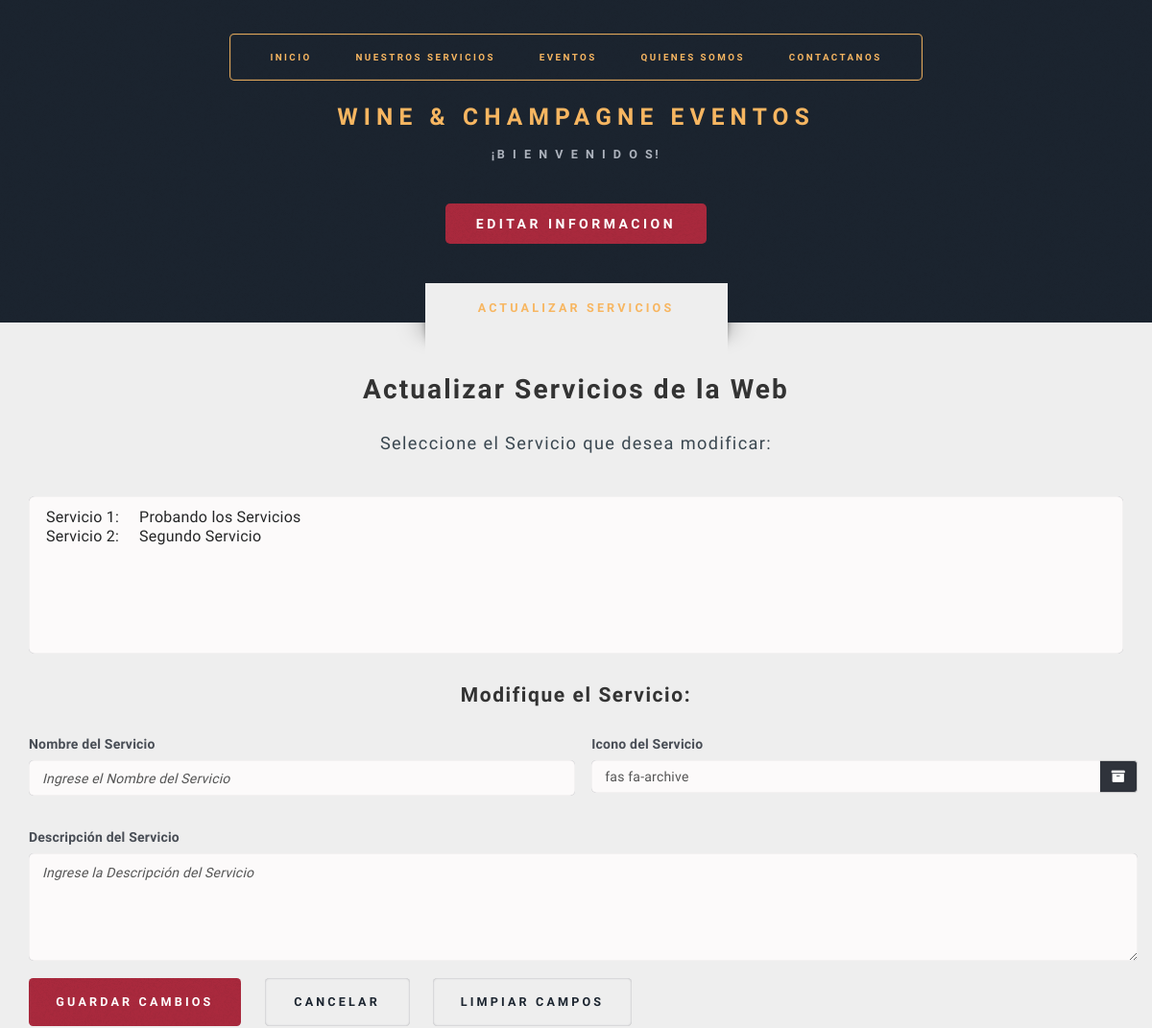
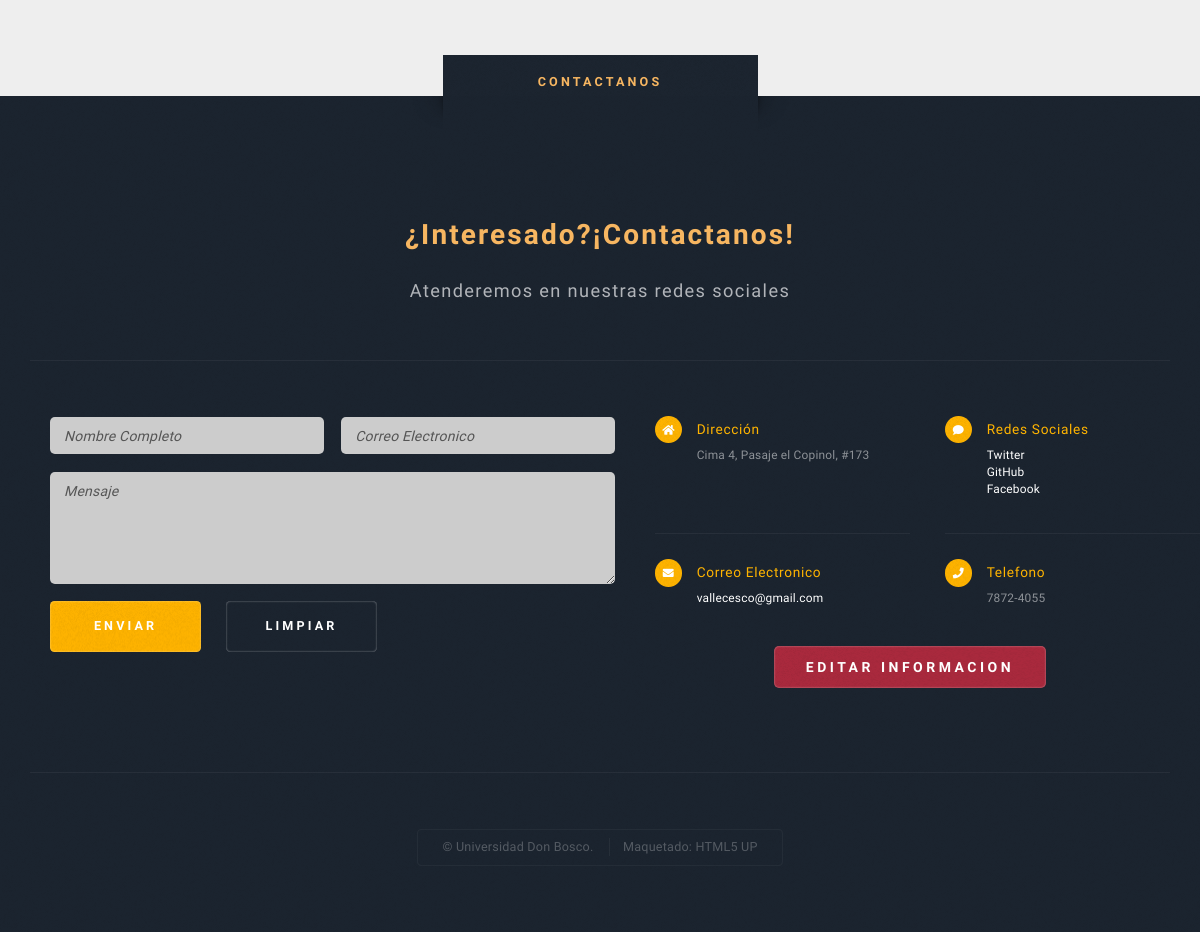
The page /ActualizarServicios.php on the database its author committed (2 pictures, top to bottom).
### tables this page shows
CREATE TABLE `empresa` (
  `idEmpresa` int(11) NOT NULL,
  `Nombre` varchar(45) DEFAULT NULL,
  `TituloDescripcion` varchar(25) NOT NULL,
  `LogoDesc` varchar(150) NOT NULL,
  `Descripcion` text DEFAULT NULL,
  `EventosTitle` varchar(25) NOT NULL,
  `EventosDesc` text NOT NULL,
  `UbicTitle` varchar(25) NOT NULL,
  `UbicDesc` text NOT NULL,
  `ContactTitle` varchar(25) NOT NULL,
  `ContactDesc` text NOT NULL,
  `Slogan` varchar(100) DEFAULT NULL,
  `Telefono` varchar(8) DEFAULT NULL,
  `Direccion` varchar(100) DEFAULT NULL,
  `Email` varchar(45) DEFAULT NULL,
  `Logo_Url` longtext DEFAULT NULL
);

CREATE TABLE `enlaces` (
  `IDEnlaces` int(5) NOT NULL,
  `Nombre` varchar(20) NOT NULL,
  `Enlace` text NOT NULL
);

### ActualizarServicios.php (the view, shortened to what this page needs)
<!DOCTYPE HTML>
<html>
<head>
    <link rel="stylesheet" href="assets/css/main.css?<?php echo time().".0"; ?>" media="all" />
    <link href="//netdna.bootstrapcdn.com/bootstrap/3.3.7/css/bootstrap.min.css" rel="stylesheet">
    <link href="https://use.fontawesome.com/releases/v5.0.8/css/all.css" rel="stylesheet">
    <link href="dist/css/fontawesome-iconpicker.min.css?<?php echo time().".0"; ?>" rel="stylesheet">
</head>
<body class="no-sidebar is-preload">
    <div id="page-wrapper">
		<?php
		require './assets/php/header.php';
		?>
        <div id="main" class="wrapper style2">
            <div class="title">Actualizar Servicios</div>
            <div class="container">
                <div id="content">
                    <article class="box post">
                        <header class="style1">
                            <h2>Actualizar Servicios de la Web</h2>
                            <p>Seleccione el Servicio que desea modificar:</p>
                        </header>
                        <?php
                        $Base = new mysqli('localhost','root','','mydb',3307);
                        $Base -> set_charset("utf8");
                        $Consulta = "Select * from Servicios order by Nombre asc";
                        $Ejecucion = $Base->query($Consulta);
                        if($Ejecucion->num_rows!=0)
                        {
                            if($Ejecucion)
                            {
                                $i=1;
                                while ($fila = $Ejecucion->fetch_assoc())
                                {
                                    $Datos[$i] = $fila;
                                    $i++;
                                }
                            }
                        }
                        ?>
                        <form name="PantallaSer" id="PantallaSer">
                            <select name="Pantalla" id="Pantalla" size="7"
                                onchange="RellenarS(arrayJS[this.value]['Nombre'],arrayJS[this.value]['Descripcion'],arrayJS[this.value]['urlIMG'],arrayJS[this.value]['idServicios'])">
                                <?php
                            for ($i=1; $i <= sizeof($Datos) ; $i++)
                            {
                              echo "<option value='".$i."'>";
                              echo $Datos[$i]['Nombre']."</option>";
                            }
                            ?>
                            </select>
                        </form>
                        <section>
                            <header class="style2">
                                <h2>Modifique el Servicio:</h2>
                            </header>
                            <form class="service" id="AddServices" name="AddServices" method="post"
                                action="RespuestaServicios.php" enctype="multipart/form-data">
                                <div class="row gtr-50">
                                    <div class="col-6 col-12-small">
                                        <label for="nombreS">Nombre del Servicio</label>
                                        <input class="service" type="text" name="nombreS" id="nombreS" disabled
                                            placeholder="Ingrese el Nombre del Servicio" onchange="cancel = true;" maxlength ="45"
                                            required />
                                    </div>
                                    <div class="col-6 col-12-small">
                                        <label for="urlIcon">Icono del Servicio</label>
                                        <div class="row">
                                            <div class="col-md-12">
                                                <div class=" form-group">
                                                    <div class="input-group">
                                                        <input data-placement="bottomRight" id="Icono" name="Icono"
                                                            class="form-control icp icp-auto" value="fas fa-archive"
                                                            type="text" readonly style="cursor:default;" required />
                                                        <span class="input-group-addon" style="cursor:pointer;"></span>
                                                    </div>
                                                </div>
                                            </div>
                                        </div>
                                    </div>
                                    <div class="col-12 col-12-small">
                                        <label for="descripS">Descripción del Servicio</label>
                                        <textarea class="service" name="descripS" id="descripS" maxlength ="300"
                                            placeholder="Ingrese la Descripción del Servicio" rows="4"
                                            onchange="cancel = true;" disabled required></textarea>
                                    </div>
                                    <div class="col-12">
                                        <ul class="actions">
                                            <li><input id="modificarS" name="modificarS" type="submit" class="style5"
                                                    value="Guardar Cambios" onclick="cancel=false;" disabled /></li>
                                            <li><input type="submit" class="style2" value="Cancelar"
                                                    onclick="cancel = true; document.AddServices.action = 'ServiciosAdmin.php';" />
                                            </li>
                                            <li><input type="reset" class="style2" value="Limpiar Campos"
                                                    onclick="Limpiar()" /></li>
                                        </ul>
                                    </div>
                                </div>
                            </form>
                        </section>
                    </article>
                </div>
            </div>
        </div>
		<?php
		require './assets/php/footer.php';
		?>
    </div>
</body>
</html>

### assets/php/header.php (shortened to what this page needs)
<?php
$mysqli = new mysqli('localhost', 'root', '', 'mydb', 3307)  or die($mysqli->error);
?>
<section id="header" class="wrapper">
    <div id="logo">
        <h1><a href="InicioAdmin.php"><?php
                                        $Nombre = "SELECT `Nombre` FROM `empresa` WHERE 1";
                                        $peticion = $mysqli->query($Nombre);
                                        $filaemprcontact = $peticion->fetch_assoc();
                                        echo $filaemprcontact['Nombre'];
                                        ?></a></h1>
        <p><?php
            $Slogan = "SELECT `Slogan` FROM `empresa` WHERE 1";
            $peticion = $mysqli->query($Slogan);
            $filaemprcontact = $peticion->fetch_assoc();
            echo $filaemprcontact['Slogan'];
            ?></p>
                        <ul class="actions special">
                <form id="servicesbtn" name="servicesbtn">
                    <li>
                        <a href="./ActualizarEmpresa.php"> <input type="button" class="button special style5 large" value="Editar Informacion"></a>
                    </li>
                </form>
            </ul>
    </div>
    <nav id="nav">
        <ul>
            <li><a href="InicioAdmin.php">INICIO</a></li>
            <li>
                <a href="ServiciosAdmin.php">NUESTROS SERVICIOS</a>
            </li>
            <li>
                <a href="EventosAd.php">EVENTOS</a>
            </li>
            <li><a href="AcercaDe.php">QUIENES SOMOS</a></li>
            <li class="current"><a href="#">CONTACTANOS</a></li>
        </ul>
    </nav>
</section>

### assets/php/footer.php (shortened to what this page needs)
<?php require 'class/enlace.class.php'; ?>
<?php
$mysqli = new mysqli('localhost', 'root', '', 'mydb', 3307)  or die($mysqli->error);
?>
<section id="footer" class="wrapper">
    <div class="title">CONTACTANOS</div>
    <div class="container">
        <header class="style1">
            <h2><?php
                $contacttitle = "SELECT `ContactTitle` FROM `empresa` WHERE 1";
                $peticion = $mysqli->query($contacttitle);
                $filaemprcontact = $peticion->fetch_assoc();
                echo $filaemprcontact['ContactTitle'];
                ?></h2>
            <p><?php
                $ContactDesc = "SELECT `ContactDesc` FROM `empresa` WHERE 1";
                $peticion = $mysqli->query($ContactDesc);
                $filaemprcontact = $peticion->fetch_assoc();
                echo $filaemprcontact['ContactDesc'];
                ?></p>
        </header>
        <div class="row">
            <div class="col-6 col-12-medium">
                <section>
                    <form method="post" action="class/Contactanos.php" onsubmit="Locacion(window.location.pathname)">
                        <div class="row gtr-50">
                            <div class="col-6 col-12-small">
                                <input type="text" name="name" id="contact-name" placeholder="Nombre Completo" />
                            </div>
                            <div class="col-6 col-12-small">
                                <input type="text" name="email" id="contact-email" placeholder="Correo Electronico" />
                            </div>
                            <div class="col-12">
                                <textarea name="message" id="contact-message" placeholder="Mensaje" rows="4"></textarea>
                            </div>
                            <div class="col-12">
                                <ul class="actions">
                                    <li><input type="submit" class="style1" value="Enviar" /></li>
                                    <li><input type="reset" class="style2" value="Limpiar" /></li>
                                </ul>
                            </div>
                        </div>
                    </form>
                </section>
            </div>
            <div class="col-6 col-12-medium">
                <section class="feature-list small">
                    <div class="row">
                        <div class="col-6 col-12-small">
                            <section>
                                <h3 class="icon solid fa-home">Dirección</h3>
                                <p>
                                    <?php
                                    $Direccion = "SELECT `Direccion` FROM `empresa` WHERE 1";
                                    $peticion = $mysqli->query($Direccion);
                                    $filaemprcontact = $peticion->fetch_assoc();
                                    echo $filaemprcontact['Direccion'];
                                    ?>
                                </p>
                            </section>
                        </div>
                        <div class="col-6 col-12-small">
                            <section>
                                <h3 class="icon solid fa-comment">Redes Sociales</h3>
                                <p>
                                    <?php
                                    $inner = "SELECT enlaces.IDEnlaces, enlaces.Nombre,enlaces.Enlace FROM enlaces INNER JOIN detalle_empresa_enlaces ON enlaces.IDEnlaces=detalle_empresa_enlaces.IDEnlaces INNER JOIN empresa ON detalle_empresa_enlaces.IDEmpresa=empresa.idEmpresa";
                                    $resultado = $mysqli->query($inner);
                                    while ($selector = $resultado->fetch_assoc()) :
                                    ?>
                                        <a href="<?php echo $selector['Enlace'] ?>"><?php echo $selector['Nombre'] ?></a><br />
                                    <?php endwhile; ?>
                                </p>
                            </section>
                        </div>
                        <div class="col-6 col-12-small">
                            <section>
                                <h3 class="icon solid fa-envelope">Correo Electronico</h3>
                                <p>
                                    <a href="#">
                                        <?php
                                        $Email = "SELECT `Email` FROM `empresa` WHERE 1";
                                        $peticion = $mysqli->query($Email);
                                        $filaemprcontact = $peticion->fetch_assoc();
                                        echo $filaemprcontact['Email'];
                                        ?>
                                    </a>
                                </p>
                            </section>
                        </div>
                        <div class="col-6 col-12-small">
                            <section>
                                <h3 class="icon solid fa-phone">Telefono</h3>
                                <p>
                                    <?php
                                    $Telefono = "SELECT `Telefono` FROM `empresa` WHERE 1";
                                    $peticion = $mysqli->query($Telefono);
                                    $filaemprcontact = $peticion->fetch_assoc();
                                    echo implode('-', str_split($filaemprcontact['Telefono'], 4));
                                    ?>
                                </p>
                            </section>
                        </div>
                    </div>
                </section>
                <ul class="actions special">
                    <form id="servicesbtn" name="servicesbtn">
                        <li>
                            <a href="./ActualizarEmpresa.php"> <input type="button" class="button special style5 large" value="Editar Informacion"></a>
                        </li>
                    </form>
                </ul>
            </div>
        </div>
        <div id="copyright">
            <ul>
                <li>&copy; Universidad Don Bosco.</li>
                <li>Maquetado: <a href="http://html5up.net">HTML5 UP</a></li>
            </ul>
        </div>
    </div>
</section>

### rows shown on the page
empresa: Nombre "WINE & CHAMPAGNE EVENTOS", Slogan "¡B I E N V E N I D O S!", ContactTitle "¿Interesado?¡Contactanos!", ContactDesc "Atenderemos en nuestras redes sociales", Direccion "Cima 4, Pasaje el Copinol, #173", Email "vallecesco@gmail.com", Telefono "7872-4055"
enlaces: Nombre "Twitter"
enlaces: Nombre "GitHub"
enlaces: Nombre "Facebook"
